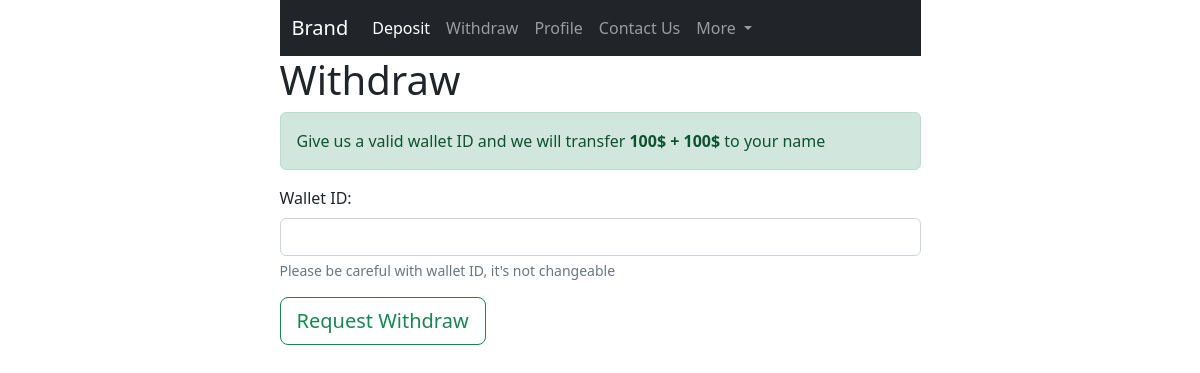
The app's page /withdraw (signed in), older data.
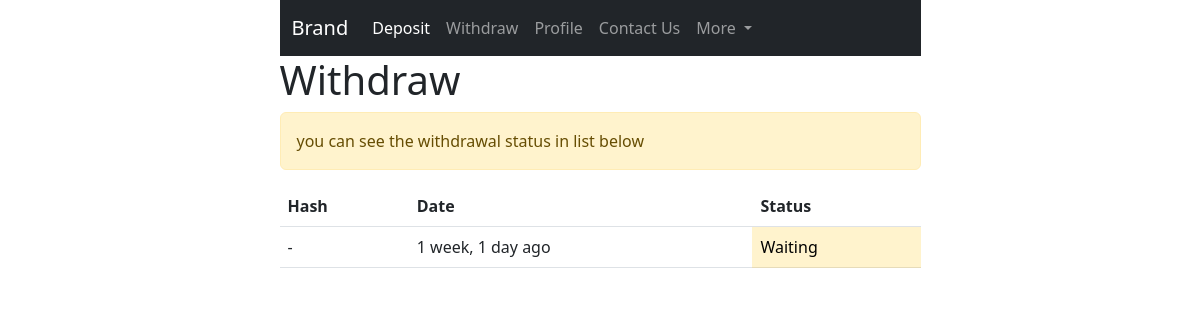
The same page, newer data.
### financial/models.py (models this page shows, shortened)
class Withdraw(models.Model):
    user = models.ForeignKey(User, on_delete=models.CASCADE)
    date = models.DateTimeField(verbose_name="Date", auto_now_add=True, null=True)
    is_decline = models.BooleanField(default=False, help_text='cant pay')
    is_approved = models.BooleanField(default=False, help_text='Everything is ok and payed')
    wallet_id = models.CharField(max_length=1000, verbose_name='Wallet Address', null=False, blank=False,
                                 help_text='Wallet ID of user')
    hash = models.CharField(max_length=1000, verbose_name='Transaction HASH or TXID', null=True, blank=True,
                            help_text='ID of transaction of money to the user')
    objects = WithdrawManager()

### financial/views.py (the view)
# urls.py: path('withdraw', withdraw, name='withdraw'),
@login_required(login_url='/login')
def withdraw(request):
    is_withdraw_ok = False
    if Deposit.objects.check_deposit(request.user):
        users_status = AccessToken.objects.check_user_status(request.user)
        if users_status:
            access_tokens = AccessToken.objects.filter(representative=request.user)
            for access_token in access_tokens:
                access_token_user = Deposit.objects.check_deposit(access_token.user)
                if not access_token_user:
                    is_withdraw_ok = False
                    break
                is_withdraw_ok = True
    withdraw_approved_hash = Withdraw.objects.withdraw_approved_hash(request.user)
    is_withdraw_approved = Withdraw.objects.is_withdraw_approved(request.user)
    withdraw_form = WithdrawForm(request.POST or None)
    if request.method == "POST" and is_withdraw_ok:
        if withdraw_form.is_valid():
            wallet_id = withdraw_form.cleaned_data['wallet_id']
            Withdraw.objects.create(user=request.user, wallet_id=wallet_id)
            messages.success(request, 'Withdraw request has been sent')
            return redirect('financial:withdraw')
    is_withdraw_exist_approved = Withdraw.objects.is_withdraw_exist_approved(request.user)
    withdraw_list = Withdraw.objects.filter(user=request.user)
    context = {
        'is_withdraw_ok': is_withdraw_ok,
        'withdraw_form': withdraw_form,
        'is_withdraw_exist_approved': is_withdraw_exist_approved,
        'withdraw_list': withdraw_list,
        'is_withdraw_approved': is_withdraw_approved,
        'withdraw_approved_hash': withdraw_approved_hash,
    }
    return render(request, 'financial/withdraw.html', context)

### financial/forms.py
class WithdrawForm(forms.Form):
    wallet_id = forms.CharField(widget=forms.TextInput(
        attrs={
            'placeholder': '',
            'name': 'wallet_id',
            'id': 'wallet_id',
            'class': 'form-control',
        }
    ))

### access_token/models.py (called while the page is built)
    def check_user_status(self, user):
        access_tokens = AccessToken.objects.filter(representative=user)
        for at in access_tokens:
            if at.user is None:
                return False
        return True

### financial/models.py (called while the page is built)
    def is_withdraw_exist_approved(self, user):
        withdraw_list = Withdraw.objects.filter(user__email=user)
        for withdraw in withdraw_list:
            if not withdraw.is_approved and not withdraw.is_decline:
                return True
            if withdraw.is_approved:
                return True
        return False

    def is_withdraw_approved(self, user):
        withdraw_list = Withdraw.objects.filter(user__email=user)
        for withdraw in withdraw_list:
            if withdraw.is_approved:
                return True
        return False

### users/models.py (called while the page is built)
    def __str__(self):
        return self.email

### templates/financial/withdraw.html (shortened to what this page needs)
{% extends 'shared/base.html' %}
{% load widget_tweaks %}
{% block content %}
    <h1>Withdraw</h1>
    {% if is_withdraw_approved %}
        <div class="alert alert-dark" role="alert">
            <h4 class="alert-heading">Withdraw completed</h4>
            <p>Transformation ID is <a href="https://tronscan.org/#/transaction/{{ withdraw_approved_hash }}"
               target="_blank">{{ withdraw_approved_hash }}</a>. for more detail click on it</p>
        </div>
    {% elif is_withdraw_ok and not is_withdraw_exist_approved %}
        <div class="alert alert-success">
            Give us a valid wallet ID and we will transfer <strong>100$ + 100$</strong> to your name
        </div>
        <form action="{% url 'financial:withdraw' %}" method="POST">
            <div class="mb-3">
                <label for="{{ withdraw_form.wallet_id.id_for_label }}" class="form-label">Wallet ID: </label>
                {{ withdraw_form.wallet_id|add_error_class:"is-invalid" }}
                <div id="hash-help" class="form-text">Please be careful with wallet ID, it's not changeable</div>
            </div>
            <button type="submit" class="btn btn-outline-success btn-lg">
                Request Withdraw
            </button>
        </form>
    {% elif is_withdraw_exist_approved and is_withdraw_ok %}
        <div class="alert alert-warning">
            you can see the withdrawal status in list below
        </div>
        <table class="table">
            <thead>
            <tr>
                <th scope="col">Hash</th>
                <th scope="col">Date</th>
                <th scope="col">Status</th>
            </tr>
            </thead>
            <tbody>
            {% for withdraw in withdraw_list %}
                <tr>
                    <td>
                        {% if withdraw.hash is None %}
                            -
                        {% else %}
                            {{ withdraw.hash }}
                        {% endif %}
                    </td>
                    <td>{{ withdraw.date|timesince }} ago</td>
                    {% if withdraw.is_approved and not withdraw.is_decline %}
                        <td class="table-success">Confirm</td>
                    {% elif not withdraw.is_approved and withdraw.is_decline %}
                        <td class="table-danger">Rejected</td>
                    {% else %}
                        <td class="table-warning">Waiting</td>
                    {% endif %}
                </tr>
            {% endfor %}
            </tbody>
        </table>
    {% else %}
        <div class="alert alert-info">
            if you are eligible for withdraw you can see the form. be sure Deposit of you and 3 other user are confirmed
            for withdraw request
        </div>
    {% endif %}
{% endblock %}

Row changes from the older to the newer data that the page shows:
added Withdraw: date "1 week, 1 day", is_approved "Waiting"
Text that changed along with them:
text no longer shown: "Give us a valid wallet ID and we will transfer 100$ + 100$ to your name Wallet ID: Please be careful with wallet ID, it's not changeable Request Withdraw"
text now shown: "you can see the withdrawal status in list below Hash Date Status"
